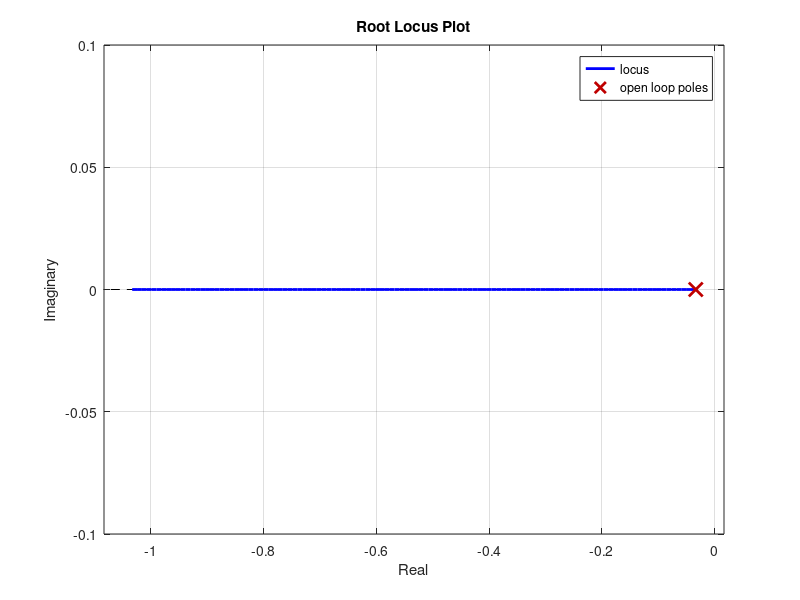

The MATLAB script that drew this image:
% Define the transfer function
numerator = [1];
denominator = [30, 1];
sys = tf(numerator, denominator);

% Create the root locus plot
rlocus(sys);

% Add labels and a title
xlabel('Real');
ylabel('Imaginary');
title('Root Locus Plot');

% If you want to customize the plot further, you can do so here.

% If you want to save the plot as an image file, you can use the 'saveas' function:
% saveas(gcf, 'root_locus_plot.png');
